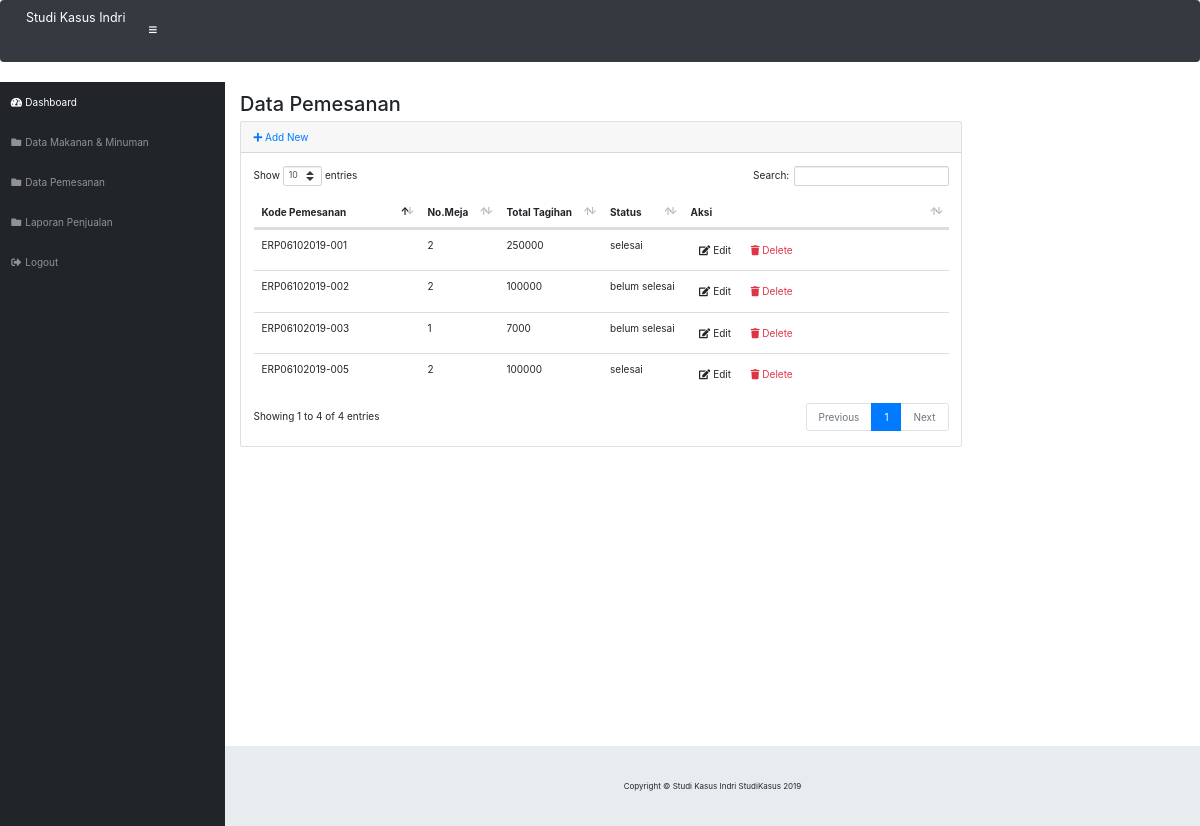
The page /index.php/pemesanan on the database its author committed.
### tables this page shows
CREATE TABLE IF NOT EXISTS `pemesanan` (
`id_pemesanan` int(10) NOT NULL,
  `kode_pemesanan` varchar(30) NOT NULL,
  `no_meja` varchar(30) NOT NULL,
  `status` enum('selesai','belum selesai') NOT NULL,
  `total_tagihan` int(20) NOT NULL
);

### application/controllers/Pemesanan.php (called while the page is built, shortened)
<?php
class Pemesanan extends CI_Controller
{
    public function __construct()
    {
        $this->load->model("pemesanan_model");
        $this->load->library('form_validation');
    }
    public function index()
    {
        $data["pemesanan"] = $this->pemesanan_model->getAll();
        $this->load->view("pemesanan/list", $data);
    }
}

### index.php (called while the page is built, shortened)
<?php
require_once BASEPATH.'core/CodeIgniter.php';

### application/models/Pemesanan_model.php (called while the page is built, shortened)
<?php defined('BASEPATH') OR exit('No direct script access allowed');
class Pemesanan_model extends CI_Model
{
    private $_table = "pemesanan";
    public function getAll()
    {
        return $this->db->get($this->_table)->result();
    }
}

### application/views/pemesanan/list.php (the view, shortened to what this page needs)
<!DOCTYPE html>
<html lang="en">
<head>
	<?php $this->load->view("_partials/head.php") ?>
</head>
<body id="page-top">
	<?php $this->load->view("_partials/navbar.php") ?>
	<div id="wrapper">
		<?php $this->load->view("_partials/sidebar.php") ?>
		<div id="content-wrapper">
			<div class="container-fluid">
				<?php $this->load->view("_partials/breadcrumb.php") ?>
				<h2> Data Pemesanan </h2>
				<div class="card mb-3">
					<div class="card-header">
						<a href="<?php echo site_url('pemesanan/add') ?>"><i class="fas fa-plus"></i> Add New</a>
					</div>
					<div class="card-body">
						<div class="table-responsive">
							<table class="table table-hover" id="dataTable" width="100%" cellspacing="0">
								<thead>
									<tr>
										<th>Kode Pemesanan</th>
										<th>No.Meja</th>
										<th>Total Tagihan</th>
										<th>Status</th>
										<th>Aksi</th>
									</tr>
								</thead>
								<tbody>
									<?php foreach ($pemesanan as $pemesanan): ?>
									<tr>
										<td width="150">
											<?php echo $pemesanan->kode_pemesanan ?>
										</td>
										<td>
											<?php echo $pemesanan->no_meja ?>
										</td>
										<td>
											<?php echo $pemesanan->total_tagihan ?>
										</td>
										<td>
											<?php echo $pemesanan->status ?>
										</td>
										<td width="250">
											<a href="<?php echo site_url('pemesanan/edit/'.$pemesanan->id_pemesanan) ?>"
											 class="btn btn-small"><i class="fas fa-edit"></i> Edit</a>
											<a onclick="deleteConfirm('<?php echo site_url('pemesanan/delete/'.$pemesanan->id_pemesanan) ?>')"
											 href="#!" class="btn btn-small text-danger"><i class="fas fa-trash"></i> Delete</a>
										</td>
									</tr>
									<?php endforeach; ?>
								</tbody>
							</table>
						</div>
					</div>
				</div>
			</div>
			<?php $this->load->view("_partials/footer.php") ?>
		</div>
	</div>
</body>
</html>

### application/views/_partials/head.php (shortened to what this page needs)
<link href="<?php echo base_url('assets/bootstrap/css/bootstrap.min.css') ?>" rel="stylesheet">
<link href="<?php echo base_url('assets/fontawesome-free/css/all.min.css') ?>" rel="stylesheet" type="text/css">
<link href="<?php echo base_url('assets/datatables/dataTables.bootstrap4.css') ?>" rel="stylesheet">
<link href="<?php echo base_url('css/sb-admin.css') ?>" rel="stylesheet">

### application/views/_partials/navbar.php
<body id="page-top">
    <nav class="navbar navbar-expand navbar-dark bg-dark static-top">
      <a class="navbar-brand mr-1" href="index.html">Studi Kasus Indri</a>
      <button class="btn btn-link btn-sm text-white order-1 order-sm-0" id="sidebarToggle" href="#">
        <i class="fas fa-bars"></i>
      </button>
    </nav>

### application/views/_partials/sidebar.php
  <div id="wrapper">
      <ul class="sidebar navbar-nav">
        <li class="nav-item active">
          <a class="nav-link" href="<?php echo base_url('index.php'); ?>">
            <i class="fas fa-fw fa-tachometer-alt"></i>
            <span>Dashboard</span>
          </a>
        </li>
       <?php
      if($this->session->userdata('level') == 'kasir'){
    ?>
     <li class="nav-item">
          <a class="nav-link" href="<?php echo base_url('index.php/user'); ?>">
            <i class="fas fa-fw fa-folder"></i>
            <span>Data User</span></a>
        </li>
          <li class="nav-item">
          <a class="nav-link" href="<?php echo base_url('index.php/produk'); ?>">
            <i class="fas fa-fw fa-folder"></i>
            <span>Data Makanan & Minuman</span></a>
        </li>
          <li class="nav-item">
          <a class="nav-link" href="<?php echo base_url('index.php/pemesanan'); ?>">
            <i class="fas fa-fw fa-folder"></i>
            <span>Data Pemesanan</span></a>
        </li>
        <li class="nav-item">
          <a class="nav-link" href="<?php echo base_url('index.php/auth/logout'); ?>">
            <i class="fas fa-fw fa-sign-out-alt"></i>
            <span>Logout</span></a>
        </li>
    <?php
}else{
    ?>
   <li class="nav-item">
          <a class="nav-link" href="<?php echo base_url('index.php/produk'); ?>">
            <i class="fas fa-fw fa-folder"></i>
            <span>Data Makanan & Minuman</span></a>
        </li>
          <li class="nav-item">
          <a class="nav-link" href="<?php echo base_url('index.php/pemesanan'); ?>">
            <i class="fas fa-fw fa-folder"></i>
            <span>Data Pemesanan</span></a>
        </li>
         <li class="nav-item">
          <a class="nav-link" href="<?php echo base_url('index.php/laporanpdf'); ?>">
            <i class="fas fa-fw fa-folder"></i>
            <span>Laporan Penjualan</span></a>
        </li>
        <li class="nav-item">
          <a class="nav-link" href="<?php echo base_url('index.php/auth/logout'); ?>">
            <i class="fas fa-fw fa-sign-out-alt"></i>
            <span>Logout</span></a>
        </li>
    <?php
}
?>
      </ul>

### application/views/_partials/footer.php
<footer class="sticky-footer">
         <div class="container my-auto">
           <div class="copyright text-center my-auto">
             <span>Copyright © Studi Kasus Indri <?php echo SITE_NAME ." ". Date('Y') ?></span>
           </div>
         </div>
       </footer>

### rows shown on the page
pemesanan: kode_pemesanan "ERP06102019-002", no_meja "2", total_tagihan "100000", status "belum selesai"
pemesanan: kode_pemesanan "ERP06102019-001", no_meja "2", total_tagihan "250000", status "selesai"
pemesanan: kode_pemesanan "ERP06102019-003", no_meja "1", total_tagihan "7000", status "belum selesai"
pemesanan: kode_pemesanan "ERP06102019-005", no_meja "2", total_tagihan "100000", status "selesai"

### other values the page prints
SITE_NAME "StudiKasus"
Date('Y') "2019"
